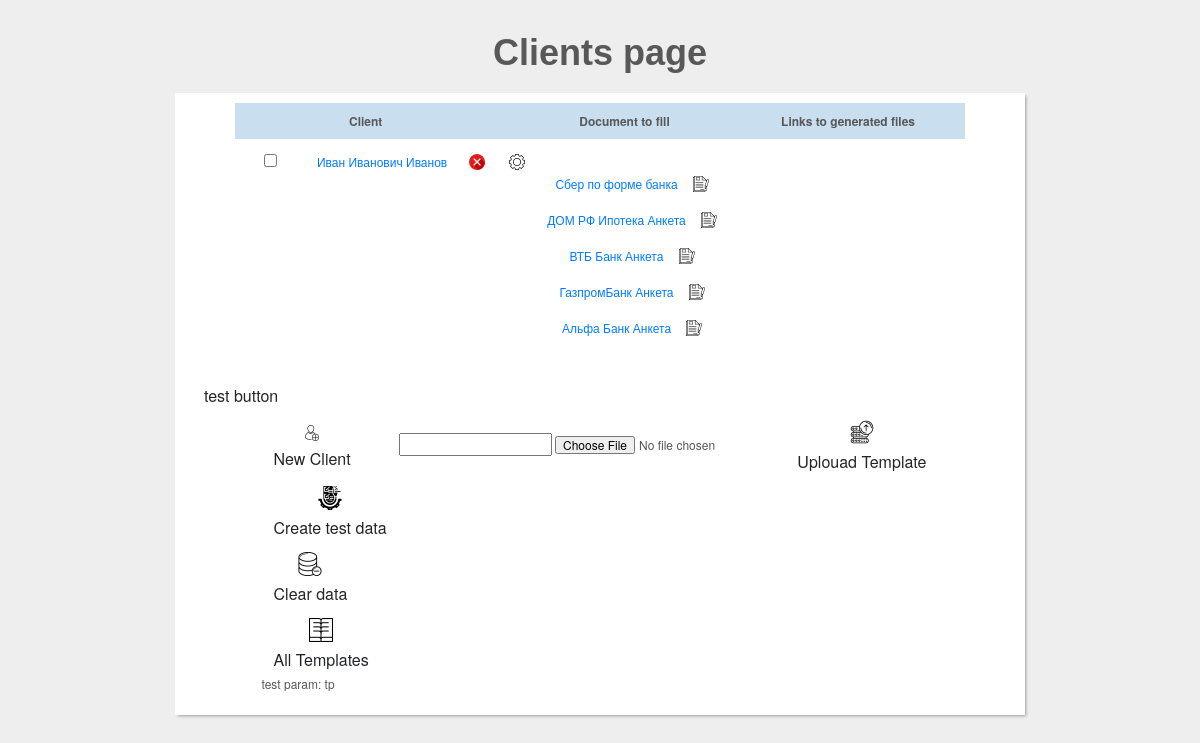
Before: /clients/ with the older database file.
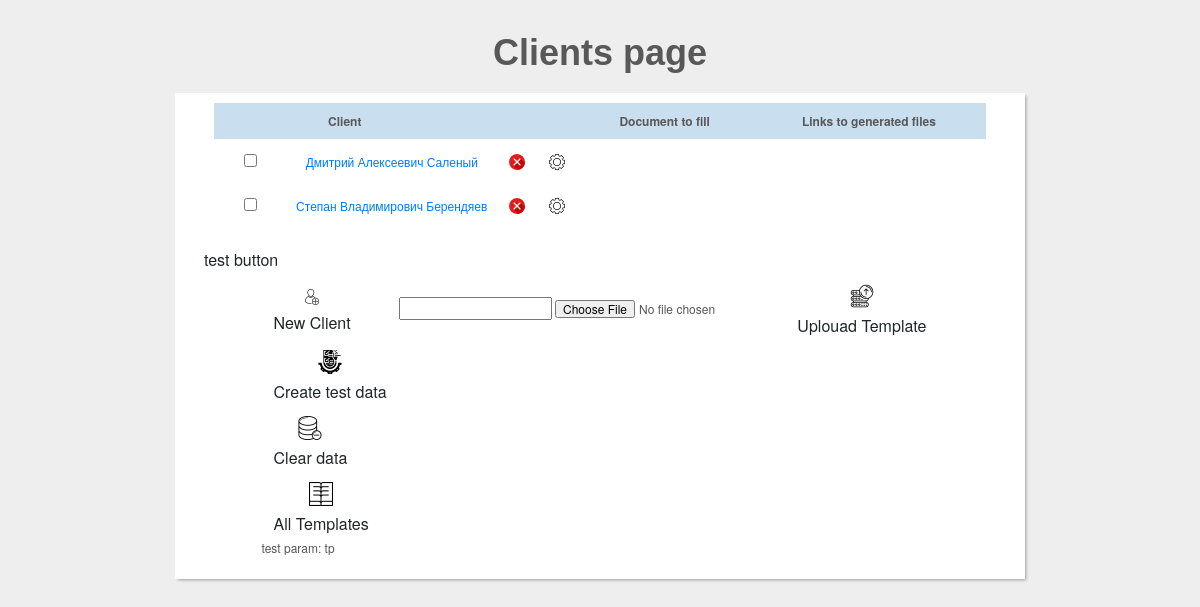
After: the same page with the newer database file.
### clients/models.py (models this page shows)
class Client(models.Model):
	first_name = models.CharField(max_length=30, default='Иван')
	part_name = models.CharField(max_length=30, default='Иванович')
	last_name = models.CharField(max_length=30, default='Иванов')
	position = models.CharField(max_length=300, default='Инженер')
	phone_number = models.CharField(max_length=12, default='89276976453')
	email = models.EmailField(max_length=100, default='ivan@gmail.com')

class Document(models.Model):
	name = models.CharField(max_length=500)
	file_name = models.CharField(max_length=500, default="file name")
	file_type = models.CharField(max_length=20, default="pdf")
	class_name = models.CharField(max_length=500, default="SberPoFormeBanka")
	def get_path(self):
		if self.file_type == 'pdf':
			return os.path.join(PDF_TEMPLATE_DIR, self.file_name)

### clients/views.py (the view)
# urls.py: path('clients/', allClients),
def allClients(request, test_param="tp"):
    view_params['all_clients'] = Client.objects.all()
    view_params['all_docs'] = Document.objects.all()
    view_params['all_clients_files'] = ClientsFile.objects.all()
    view_params['p_table'] = 'clients'
    view_params['page_title'] = 'Clients page'
    return render(request, 'index.html', view_params);

### templates/index.html (shortened to what this page needs)
<!DOCTYPE html>
<html>
<link rel="stylesheet" href="https://stackpath.bootstrapcdn.com/bootstrap/4.4.1/css/bootstrap.min.css">
{% load staticfiles %}
    <link href="{% static 'css/clients_table.css' %}" rel="stylesheet" type="text/css" >
    <link rel="stylesheet" href="https://cdnjs.cloudflare.com/ajax/libs/font-awesome/4.7.0/css/font-awesome.min.css">
<body>
<h1>{{page_title}}</h1>
 <div id="wrapper">
     {% if p_table == 'clients' %}
        {% include 'clients.html' %}
     {% endif %}
{% include 'clients_button.html' %}
</div>
</body>
</html>

### templates/clients.html (shortened to what this page needs)
<table id="keywords" cellspacing="0" cellpadding="0">
    <thead>
    <tr>
        <th></th>
        <th colspan="2" width="150px"><span> Client </span></th>
        <th rowspan="{{ all_clients.count }}"><span> Document to fill</span></th>
        <th><span> Links to generated files </span></th>
    </tr>
    </thead>
    {% for p_client in all_clients %}
        {% if forloop.first %}
            <form action="/clientForm/{{ p_client.id }}" method="POST" style="display:inline;" id="clientForm">
                <td>
                    <input type="checkbox" name="cl_checked" value="{{ p_client.id }}">
                </td>
                <td>
                    <a href="/clientInfo/{{ p_client.id }}">
                        {{ p_client.first_name }} {{ p_client.part_name }} {{ p_client.last_name }}
                    </a>
                </td>
                <td style="display: inherit;">
                    {% load staticfiles %}
                    <button class="btn" name="sbm" value="Delete"><img src="{% static 'img/x-button.png' %}"/>
                    </button>
                    <button class="btn" name="sbm" value="Edit"><img src="{% static 'img/edit_icon.png' %}"/>
                    </button>
                </td>
            </form>
            <td rowspan="0"  max-width="40%">
                {% for doc in all_docs %}
                    <br><a href="{% static doc.get_path %}">{{ doc.name }}</a>
                    <button class="btn" name="sbm" id="genRep" doc_id="{{ doc.id }}" value="Generete Doc"
                            onclick="generateReport('{{ doc.id }}')"
                    >{% csrf_token %}<img
                            src="{% static 'img/fill_file.png' %}"/></button>
                {% endfor %}
            </td>
            <td>
                {% for client_file in all_clients_files %}
                    {% if client_file.client.id == p_client.id %}
                            {% load static %}
                    {% endif %}
                {% endfor %}
            </td>
        {% else %}
            <form action="/clientForm/{{ p_client.id }}" method="POST" style="display:inline;">
                <td>
                    <input type="checkbox" name="cl_checked" value="{{ p_client.id }}">
                </td>
                <td>
                    <a href="/clientInfo/{{ p_client.id }}">
                        {{ p_client.first_name }} {{ p_client.part_name }} {{ p_client.last_name }}
                    </a>
                </td>
                <td style="display: inherit;">
                    {% load staticfiles %}
                    <button class="btn" name="sbm" value="Delete"><img src="{% static 'img/x-button.png' %}"/>
                    </button>
                    <button class="btn" name="sbm" value="Edit"><img src="{% static 'img/edit_icon.png' %}"/>
                    </button>
                </td>
            </form>
            <td>
                {% for client_file in all_clients_files %}
                    {% if client_file.client.id == p_client.id %}
                            {% load static %}
                    {% endif %}
                {% endfor %}
            </td>
        {% endif %}
    {% endfor %}
</table>

### templates/clients_button.html (shortened to what this page needs)
{% load staticfiles %}
<table id="keywords" cellspacing="0" cellpadding="0">
    <tr>
        <th>
    <span>
	  <form action="/addClient/" method="POST">{% csrf_token %}
          <button class="btn" name="sbm" value="Add Client"><img src="{% static 'img/add_user.png' %}"/>
          <p>New Client</p>
          </button>
      </form>
	</span>
        </th>
        <th>
    <span>
    <form action="/uploadTemplate/" method="POST" enctype="multipart/form-data">{% csrf_token %}
        <input type="text" name="tmp_name" id="id_tmp_name"/>
        <input type="file" name="template"/>
        <button class="btn" name="sbm" value="Uplouad Template"><img src="{% static 'img/upload.png' %}"/><p>Uplouad Template</p></button>
      </form>
  </span>
        </th>
    </tr>
    <tr>
        <th>
    <span>
	  <form action="/createTestData/" method="POST">{% csrf_token %}
      <button class="btn" name="sbm" value="Create test data"><img src="{% static 'img/test.png' %}"/><p>Create test data</p></button>
      </form>
	</span>
        </th>
    </tr>
    <tr>
        <th>
    <span>
	  <form action="/clearData/" method="POST">{% csrf_token %}
          <button class="btn" name="sbm" value="Clear data"><img src="{% static 'img/clean-database.png' %}"/><p>Clear data</p></button>
      </form>
	</span>
        </th>
    </tr>
    <tr>
        <th>
    <span>
        {% if p_table == 'clients' %}
            <form action="/templates/" method="POST">{% csrf_token %}
      <button class="btn" name="sbm" value="All Templates"><img
                         src="{% static 'img/bible.png' %}"/><p>All Templates</p></button>
            </form>
        {% endif %}
	</span>
        </th>
    </tr>
    <tr>
        <button class="btn btn-default" name="test btn" type="button"> test button</button>
        <th><span> test param: {{ test_param }}</span></th>
    </tr>
</table>

### static/css/clients_table.css (style rules this page uses)
.btn { background-color: DodgerBlue; border: none; cursor: pointer; display: block; display: inline; background: transparent; }
html, body, div, span, applet, object, iframe, h1, h2, h3, h4, h5, h6, p, blockquote, pre, a, abbr, acronym, address, big, cite, code, del, dfn, em, img, ins, kbd, q, s, samp, small, strike, strong, sub, sup, tt, var, b, u, i, center, dl, dt, dd, ol, ul, li, fieldset, form, label, legend, table, caption, tbody, tfoot, thead, tr, th, td, article, aside, canvas, details, embed, figure, figcaption, footer, header, hgroup, menu, nav, output, ruby, section, summary, time, mark, audio, video { margin: 0; padding: 0; border: 0; font-size: 100%; font: inherit; vertical-align: baseline; outline: none; -webkit-font-smoothing: antialiased; -webkit-text-size-adjust: 100%; -ms-text-size-adjust: 100%; -webkit-box-sizing: border-box; -moz-box-sizing: border-box; box-sizing: border-box; }
html { overflow-y: scroll; }
body { background: #eee url('https://i.imgur.com/eeQeRmk.png'); font-family: 'Helvetica Neue', Helvetica, Arial, sans-serif; font-size: 62.5%; line-height: 1; color: #585858; padding: 22px 10px; padding-bottom: 55px; }
input, textarea { -webkit-font-smoothing: antialiased; -webkit-text-size-adjust: 100%; -ms-text-size-adjust: 100%; -webkit-box-sizing: border-box; -moz-box-sizing: border-box; box-sizing: border-box; outline: none; }
table { border-collapse: collapse; border-spacing: 0; }
img { border: 0; max-width: 100%; }
h1 { font-family: 'Amarante', Tahoma, sans-serif; font-weight: bold; font-size: 3.6em; line-height: 1.7em; margin-bottom: 10px; text-align: center; }
#wrapper { display: block; width: 850px; background: #fff; margin: 0 auto; padding: 10px 17px; -webkit-box-shadow: 2px 2px 3px -1px rgba(0,0,0,0.35); }
#keywords { margin: 0 auto; font-size: 1.2em; margin-bottom: 15px; }
#keywords thead { cursor: pointer; background: #c9dff0; }
#keywords thead tr th { font-weight: bold; padding: 12px 30px; padding-left: 42px; }
#keywords thead tr th span { padding-right: 20px; background-repeat: no-repeat; background-position: 100% 100%; }
#keywords tbody tr { color: #555; }
#keywords tbody tr td { text-align: center; padding: 15px 10px; }

Changed rows visible on the page:
removed Document: name "Сбер по форме банка", shown under Client "Иван"
removed Document: name "ДОМ РФ Ипотека Анкета", shown under Client "Иван"
removed Document: name "ВТБ Банк Анкета", shown under Client "Иван"
removed Document: name "ГазпромБанк Анкета", shown under Client "Иван"
removed Document: name "Альфа Банк Анкета", shown under Client "Иван"
changed Client: first_name "Иван" → "Дмитрий"; part_name "Иванович" → "Алексеевич"; last_name "Иванов" → "Саленый"
added Client: first_name "Степан", part_name "Владимирович", last_name "Берендяев"
